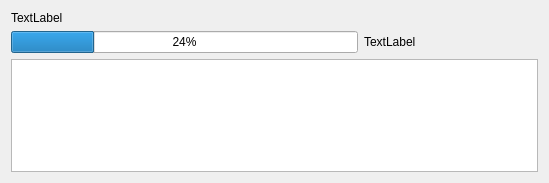
<?xml version="1.0" encoding="UTF-8"?>
<ui version="4.0">
 <class>Form</class>
 <widget class="QWidget" name="Form">
  <property name="geometry">
   <rect>
    <x>0</x>
    <y>0</y>
    <width>549</width>
    <height>183</height>
   </rect>
  </property>
  <property name="windowTitle">
   <string>Progress</string>
  </property>
  <layout class="QGridLayout" name="gridLayout">
   <item row="1" column="2">
    <widget class="QLabel" name="l_evolution">
     <property name="text">
      <string>TextLabel</string>
     </property>
    </widget>
   </item>
   <item row="2" column="0" colspan="3">
    <widget class="QTextBrowser" name="tB_Log"/>
   </item>
   <item row="1" column="0" colspan="2">
    <widget class="QProgressBar" name="progressBar">
     <property name="value">
      <number>24</number>
     </property>
    </widget>
   </item>
   <item row="0" column="0" colspan="3">
    <widget class="QLabel" name="l_curProcess">
     <property name="text">
      <string>TextLabel</string>
     </property>
    </widget>
   </item>
  </layout>
 </widget>
 <resources/>
 <connections/>
</ui>
